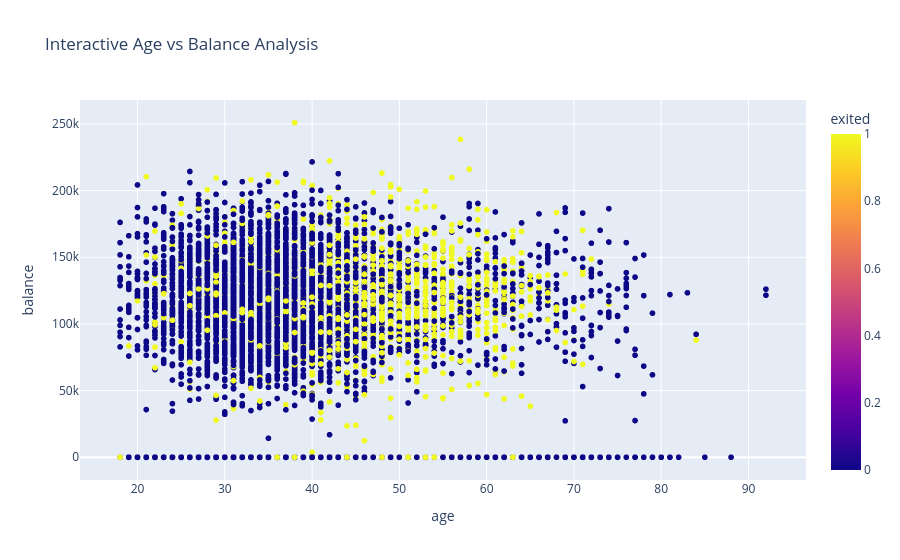

Here is the notebook cell this chart was saved with:
### Markdown cell above
<h3 style="color:darkgreen;">4.12 Interactive Plotly Visualization</h3>

### Code cell
fig = px.scatter(
    df,
    x='age',
    y='balance',
    color='exited',
    title='Interactive Age vs Balance Analysis'
)

fig.show()

### Figure 1 — Plotly figure (JSON) as saved in the notebook; plotly's stock layout.template omitted (floating-point values rounded to 4 significant figures; data arrays with more than 128 entries replaced by an {"elided": "..."} marker saying what was removed)
{"data": [{"hovertemplate": "age=%{x}<br>balance=%{y}<br>exited=%{marker.color}<extra></extra>", "legendgroup": "", "marker": {"color": {"elided": "10000 int values"}, "coloraxis": "coloraxis", "symbol": "circle"}, "mode": "markers", "name": "", "showlegend": false, "type": "scattergl", "x": {"elided": "10000 int values"}, "xaxis": "x", "y": {"elided": "10000 float values"}, "yaxis": "y"}], "layout": {"coloraxis": {"colorbar": {"title": {"text": "exited"}}, "colorscale": [[0, "#0d0887"], [0.1111, "#46039f"], [0.2222, "#7201a8"], [0.3333, "#9c179e"], [0.4444, "#bd3786"], [0.5556, "#d8576b"], [0.6667, "#ed7953"], [0.7778, "#fb9f3a"], [0.8889, "#fdca26"], [1, "#f0f921"]]}, "legend": {"tracegroupgap": 0}, "title": {"text": "Interactive Age vs Balance Analysis"}, "xaxis": {"anchor": "y", "domain": [0, 1], "title": {"text": "age"}}, "yaxis": {"anchor": "x", "domain": [0, 1], "title": {"text": "balance"}}}}
